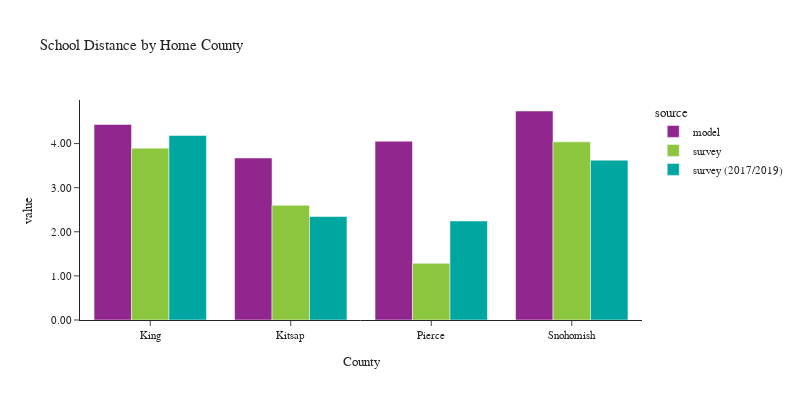

The cell this chart's notebook holds for it:
### Code cell
plot_school_location(df_students, 'CountyName_home', 'Home County', 'County')

### Figure 1 — Plotly figure (JSON) as saved in the notebook; plotly's stock layout.template omitted (floating-point values rounded to 4 significant figures)
{"data": [{"alignmentgroup": "True", "customdata": [[448520], [19447], [109226], [105403]], "hovertemplate": "source=model<br>CountyName_home=%{x}<br>value=%{y}<br>sample count=%{customdata[0]}<extra></extra>", "legendgroup": "model", "marker": {"color": "#91268F", "pattern": {"shape": ""}}, "name": "model", "offsetgroup": "model", "orientation": "v", "showlegend": true, "textposition": "auto", "type": "bar", "x": ["King", "Kitsap", "Pierce", "Snohomish"], "xaxis": "x", "y": [4.433, 3.673, 4.053, 4.738], "yaxis": "y"}, {"alignmentgroup": "True", "customdata": [[477], [18], [45], [59]], "hovertemplate": "source=survey<br>CountyName_home=%{x}<br>value=%{y}<br>sample count=%{customdata[0]}<extra></extra>", "legendgroup": "survey", "marker": {"color": "#8CC63E", "pattern": {"shape": ""}}, "name": "survey", "offsetgroup": "survey", "orientation": "v", "showlegend": true, "textposition": "auto", "type": "bar", "x": ["King", "Kitsap", "Pierce", "Snohomish"], "xaxis": "x", "y": [3.896, 2.601, 1.284, 4.039], "yaxis": "y"}, {"alignmentgroup": "True", "customdata": [[281], [5], [16], [14]], "hovertemplate": "source=survey (2017/2019)<br>CountyName_home=%{x}<br>value=%{y}<br>sample count=%{customdata[0]}<extra></extra>", "legendgroup": "survey (2017/2019)", "marker": {"color": "#00A7A0", "pattern": {"shape": ""}}, "name": "survey (2017/2019)", "offsetgroup": "survey (2017/2019)", "orientation": "v", "showlegend": true, "textposition": "auto", "type": "bar", "x": ["King", "Kitsap", "Pierce", "Snohomish"], "xaxis": "x", "y": [4.184, 2.347, 2.245, 3.624], "yaxis": "y"}], "layout": {"barmode": "group", "font": {"size": 11}, "height": 400, "legend": {"title": {"text": "source"}, "tracegroupgap": 0}, "title": {"text": "School Distance by Home County"}, "width": 800, "xaxis": {"anchor": "y", "domain": [0.0, 1.0], "title": {"text": "County"}}, "yaxis": {"anchor": "x", "domain": [0.0, 1.0], "tickformat": ".2f", "title": {"text": "value"}}}}
